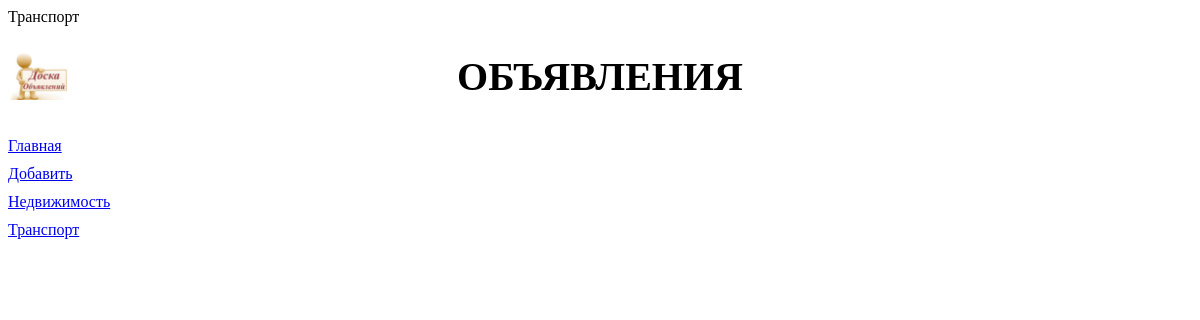
The page /bboard/2/ on the database as committed earlier.
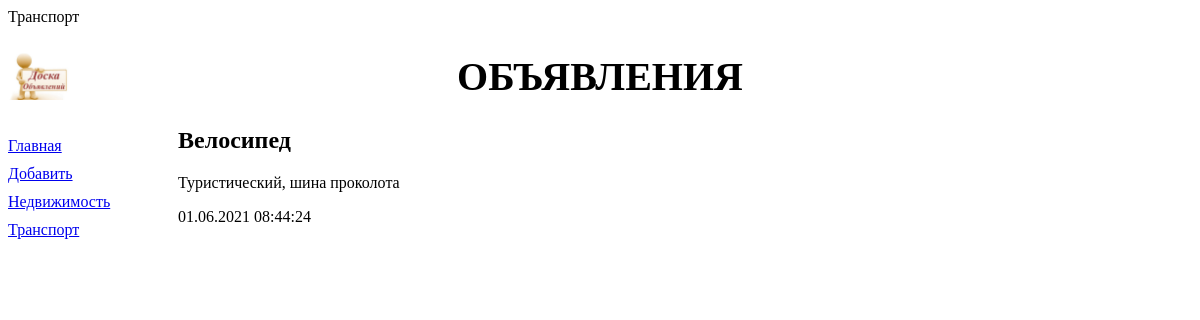
The same page on the database as committed later.
### bboard/models.py (models this page shows, shortened)
class Rubric(models.Model):
    name = models.CharField(max_length=20, db_index=True, verbose_name='Название')
    class Meta:
        verbose_name_plural = 'Рубрики'
        verbose_name = 'Рубрика'
        ordering = ['name']

class Bb(models.Model):
    title = models.CharField(max_length=50, verbose_name="Товар")
    content = models.TextField(null=True, blank=True, verbose_name="Описание")
    price = models.FloatField(null=True, blank=True, verbose_name="Цена")
    published = models.DateTimeField(auto_now_add=True, db_index=True, verbose_name="Опубликовано")
    rubric = models.ForeignKey('Rubric', null=True, on_delete=models.PROTECT,verbose_name='Рубрика')
    class Meta:
        verbose_name = "Объявление"
        verbose_name_plural = "Объявления"
        ordering = ['-published']

### bboard/views.py (the view)
# urls.py: path("<int:rubric_id>/", by_rubric, name = 'by_rubric'),
def by_rubric(request, rubric_id):
    bbs = Bb.objects.filter(rubric=rubric_id)
    rubrics = Rubric.objects.all()
    current_rubric = Rubric.objects.get(pk=rubric_id)
    context = {'bbs': bbs, 'rubrics': rubrics, 'current_rubric': current_rubric}
    return render(request, template_name='bboard/by_rubric.html', context=context)

### bboard/templates/bboard/by_rubric.html (shortened to what this page needs)
{% extends 'layout/basic.html' %}
{% block content %}
    {% for i in bbs %}
        <h2>{{ i.title }}</h2>
        <p>{{ i.content }}</p>
        <p>{{ i.published|date:"d.m.Y H:i:s" }}</p>
    {% endfor %}
{% endblock %}

### bboard/templates/layout/basic.html (shortened to what this page needs)
{% load static %}
<!DOCTYPE html>
<html lang="en">
<head>
    <link rel="stylesheet" type="text/css" href="{% static 'bboard/style.css' %}">
</head>
<body>
<header>
    <h1>Объявления</h1>
</header>
<nav>
    <a href="{% url 'index' %}">Главная</a>
    <a href="{% url 'add' %}">Добавить</a>
    {% for j in rubrics %}
        <a href="{% url 'by_rubric' j.pk %}">{{ j.name }}</a>
    {% endfor %}
</nav>
<section>
    {% block content %}{% endblock %}
</section>
</body>
</html>

### bboard/static/bboard/style.css (style rules this page uses)
header h1 { font-size: 40px; text-transform: uppercase; text-align: center; background: url("img.png") left / auto 100% no-repeat; }
nav { font-size: 16px; width: 150px; float: left; }
nav a { display: block; margin: 10px 0; }
section { margin-left: 170px; }

Rows that differ between the two databases and show on the page:
added Bb: title "Велосипед", content "Туристический, шина проколота", published "01.06.2021 08:44:24"
